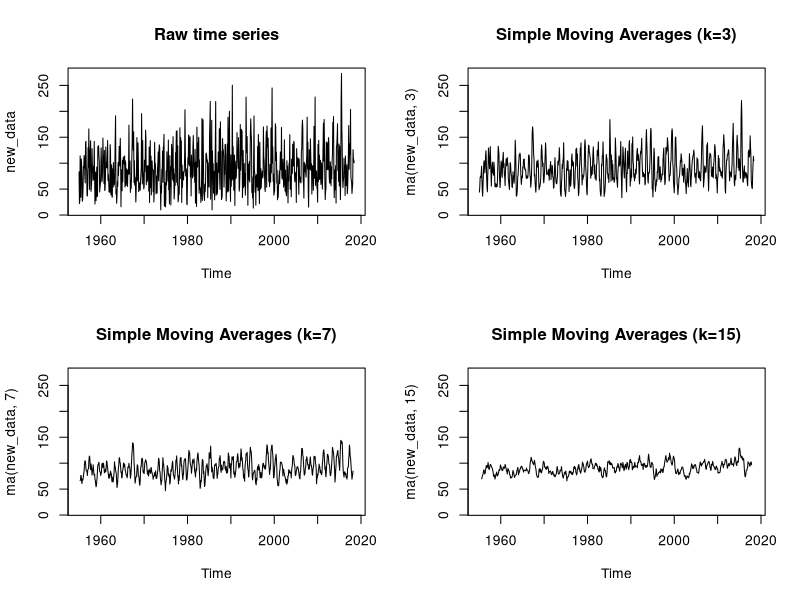
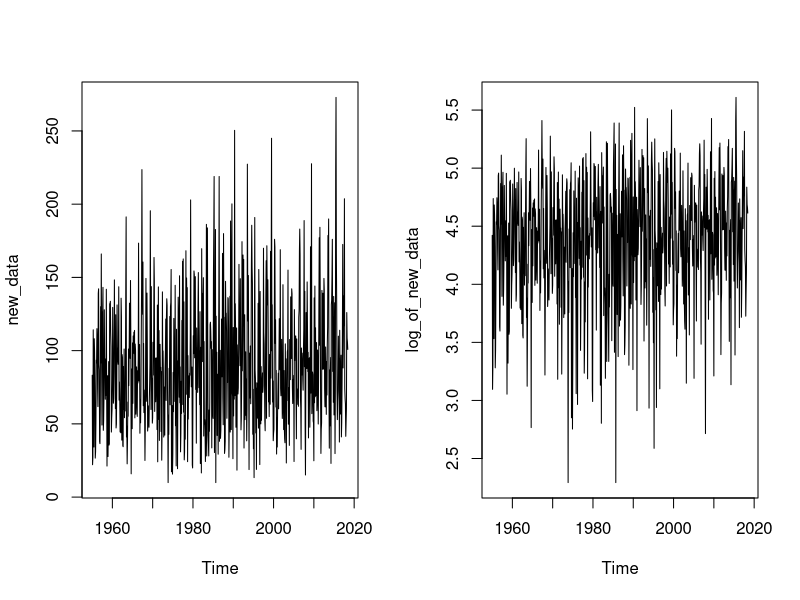
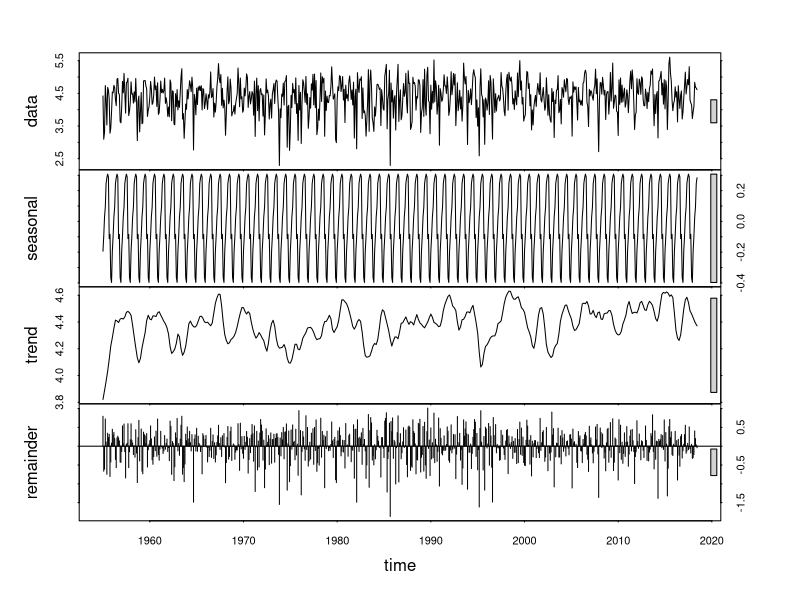
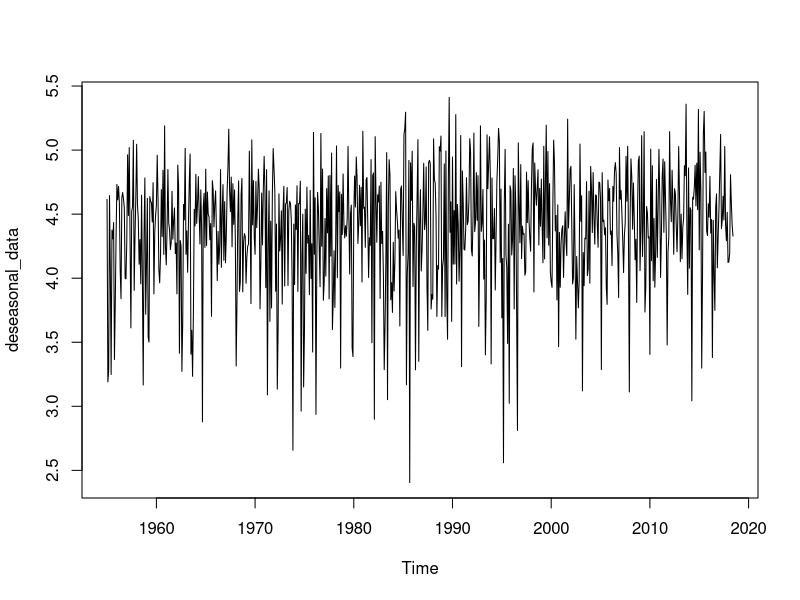
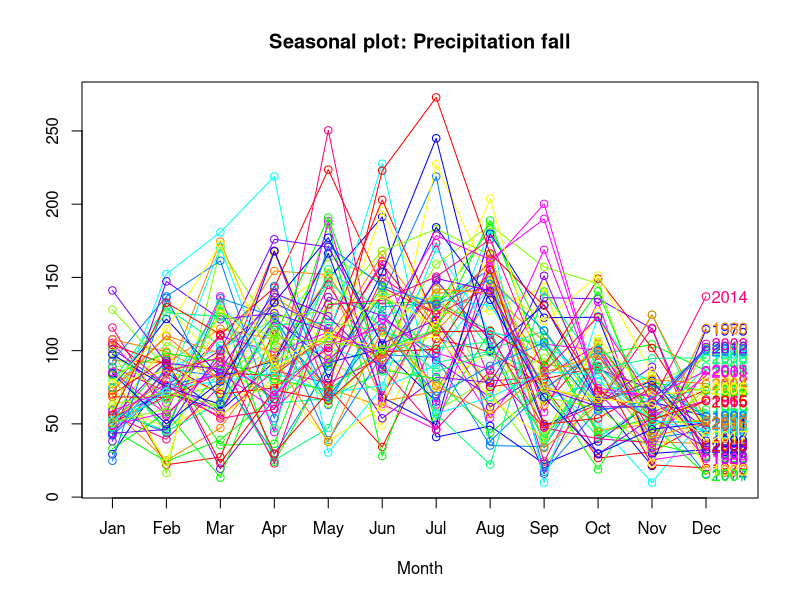
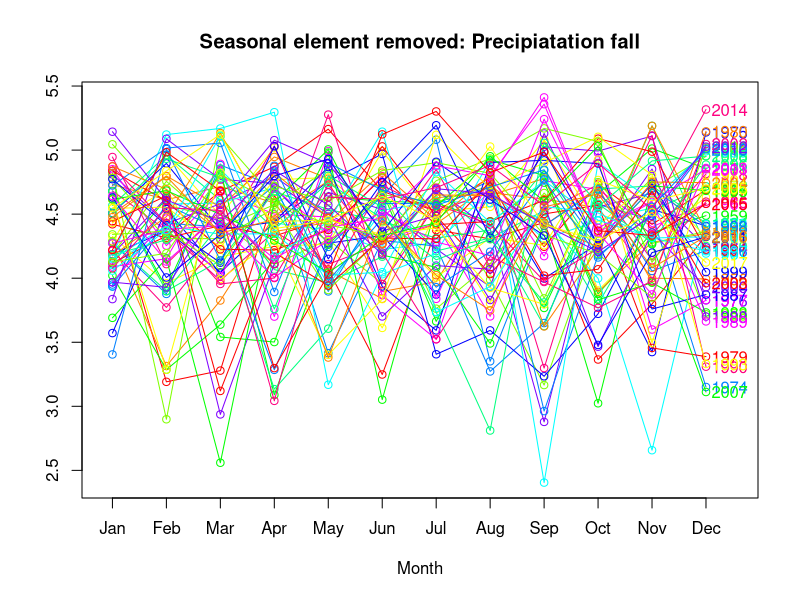
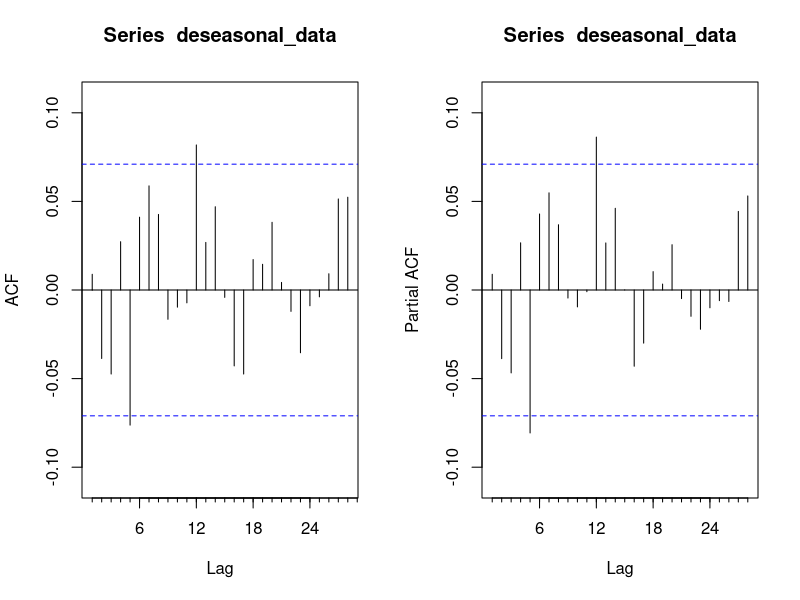
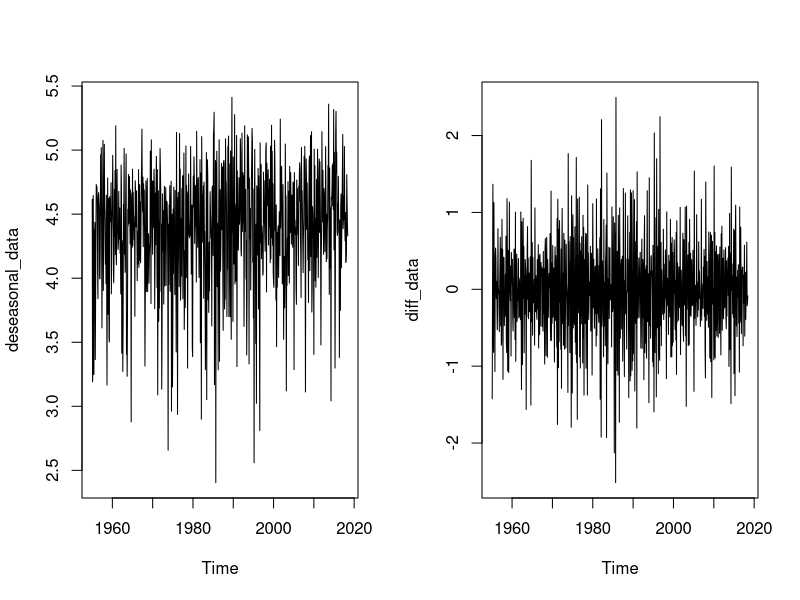

Write the R code that produced these figures, in order.
                            # CA4 - Predictive Modelling
                                # Sabin K Babu
                            # MSc in Big Data Analytics
                        # Letterkenny Institute of Technology
          

# Importing the required libraries 
# and loading the data to the R frame
library(forecast)
library(tseries)
library(ggplot2)
rainfall_data <- read.csv("monthly_data.csv", header = TRUE, stringsAsFactors = FALSE)
# Examinining the structue of the data
head(rainfall_data,5)
str(rainfall_data)

# Creating a times series of the data using ts() function
# available in package tseries 
# data consists of rainfall amount from 1955 - 2018
# Since it is monthly data the frequency is given as 12
new_data <- ts(rainfall_data$X70.1, frequency = 12, start = c(1955, 1))

# Verifying the start of time series
# end of the series and the frequency
start(new_data)
end(new_data)
frequency(new_data)

# plotting the data and
# and smoothing it to remove significant error components
# using centered moving average or ma() funtion
opar <- par(no.readonly=TRUE)
par(mfrow=c(2,2))
ylim <- c(min(new_data), max(new_data))
plot(new_data, main="Raw time series")
# ma() function used to smooth the Nile time series
plot(ma(new_data, 3), main="Simple Moving Averages (k=3)", ylim=ylim)
plot(ma(new_data, 7), main="Simple Moving Averages (k=7)", ylim=ylim)
plot(ma(new_data, 15), main="Simple Moving Averages (k=15)", ylim=ylim)
par(opar)

# Decomposing the data
# time series analysis consists of seasonality, trend and cycle
# stl () fucntion can be used to calculate the seasonal component
# by default it assumes additive model structure
log_of_new_data <- log(new_data)
opar <- par(no.readonly=TRUE)
par(mfrow=c(1,2))
plot(new_data)
plot(log_of_new_data)
par(opar)

seasonal_decomp <- stl(log_of_new_data, s.window="period")
plot(seasonal_decomp)
seasonal_decomp$time.series

# Examining the seasonal effects suggests that the amount of 
# precipitation fall increased by 36% in July (a multiplier of 1.36) 
# and decreased by 33% in November (with a multiplier of .67).

converted_new_data <- exp(seasonal_decomp$time.series)
converted_new_data

deseasonal_data <- seasadj(seasonal_decomp)
plot(deseasonal_data)

seasonplot(new_data, 12, col = rainbow(12), year.labels = TRUE, main = "Seasonal plot: Precipitation fall")

# seasonal frequency set as 12 for monthly data.
# Removed the seasonal element
seasonplot(deseasonal_data, 12, col = rainbow(12), year.labels = TRUE, main = "Seasonal element removed: Precipiatation fall")

# To check the stationarity of the series
# if the p-value < 0.05 then the data is stationary
# adf.test() and kpss.test can be used to check the stationarity
# the results showing that p-value is lesser than 0.05
# therefor the series is stationary
adf.test(deseasonal_data)
kpss.test(deseasonal_data)

# ACF plots are useful in choosing the order parameters for ARIMA model (MA(q))
# PACF plots helps to determine the order of AR(p)
par(mfrow = c(1, 2))
Acf_result <- Acf(deseasonal_data)
Pacf_result <- Pacf(deseasonal_data)

# eventhough the series is stationary it may contains trend
# checking the trend of the series
ndiffs(deseasonal_data)

# Since there is a trend, the series is differenced 
# once (lag=1 is the default) and saved as diff_data
# Note we had to difference the data by 1
diff_data <- diff(deseasonal_data, lag = 1)

# plotiing both raw data and diff_data
plot(deseasonal_data)
plot(diff_data)

# examining the trend of the data again
# p-value shows that series is stationary
ndiffs(diff_data)
adf.test(diff_data)

# evaluating autocaorrelation and 
# partial ACF of of diff_data
# ACF plot shows a significant correlation at lag 1
# PACF shows significant correlation correlation at lag 1 and lag 11
Acf(diff_data, main = "autocorrelation plot for the differenced data time series")
Pacf(diff_data, main = "autocorrelation plot for the differenced data time series")

par(opar)
# A manual model is created from the details obtained
# from the ACF and PACF plots 
# from the plots (p,q) can be examined as (0,1), (1,0) and (1,1)
# the series shows one differenecing to become stationary so, d= 1 
# so for orginal time series we can propose 3 ARIMA models
# ARIMA (0,1,1), ARIMA (1,1,0) and ARIMA (1,1,1)

arima_model1 <- Arima(deseasonal_data, order = c(0, 1, 1))
arima_model1
arima_model2 <- Arima(deseasonal_data, order = c(1, 1, 0))
arima_model2
arima_model3 <- Arima(deseasonal_data, order = c(1, 1, 1))
arima_model3

# Accuracy measures
# The mean absolute percentage error (MAPE)
# measures prediction of accuracy
# so this is the forecast accuracy of the error
accuracy(arima_model1)
accuracy(arima_model2)
accuracy(arima_model3)

# model fit can be examined using Q-Q plot 
# QQ plot is produced using a qqnorm() function
# and qqline build a normal line that fits the data.
# ans is clear arima_model2 fits the data than other two models
opar <- par(no.readonly=TRUE)
par(mfrow=c(1,3))

qqnorm(arima_model1$residuals)
qqline(arima_model1$residuals)

qqnorm(arima_model2$residuals)
qqline(arima_model2$residuals)

qqnorm(arima_model3$residuals)
qqline(arima_model3$residuals)

par(opar)
# Box.test() function provides a test that autocorrelations 
# are all zero (H0). The results are significant, suggesting 
# the autocorrelations don ’t differ from zero.
# This ARIMA model appears to fit the data well.
Box.test(arima_model1$residuals, type = "Ljung-Box")
Box.test(arima_model2$residuals, type = "Ljung-Box")
Box.test(arima_model3$residuals, type = "Ljung-Box")
# Forecast 5 years ahead for rainfall time series
opar <- par(no.readonly=TRUE)
par(mfrow=c(1,3))
forecast(arima_model1, 5)
# Plot function shows the forecast. Point estimates are
# given by the blue dots, 80 % and 95 % confidence bands 
# are represented by dark and light bands, respectively
plot(forecast(arima_model1, 5), xlab = "Year", ylab = "monthly fall")

forecast(arima_model2, 5)
plot(forecast(arima_model2, 5), xlab = "Year", ylab = "monthly fall")

forecast(arima_model3, 5)
plot(forecast(arima_model3, 5), xlab = "Year", ylab = "monthly fall")

par(opar)
# ARIMA forecasting (automated)
# Comparing the automated ARIMA test against the manual method
library(forecast)
auto_arima_model <- auto.arima(deseasonal_data)
auto_arima_model
accuracy(auto_arima_model)
# Auto ARIMA model returns a model similair to arima_model2 
# Compare with manual selected model
accuracy((arima_model2))
qqnorm(auto_arima_model$residuals)
qqline(auto_arima_model$residuals)
# We apply the Box-Ljung test to the residuals from the ARIMA(1,1,0) 
# model fit to determine whether residuals are random or not. In this job, for the suggested ARIMA model and auto ARIMA 
# the Box-Ljung test shows that autocorrelations among the residuals are zero (p-value = 0.00003), 
# indicating that the residuals are random and that the model provides an adequate fit to the data.
Box.test(auto_arima_model$residuals, type = "Ljung-Box")
Box.test(arima_model2$residuals, type = "Ljung-Box")
forecast(auto_arima_model)
plot(forecast(auto_arima_model, 5), xlab = "Year", ylab = "Annual Flow")

#----------------------------------------------------------------------------------------------

